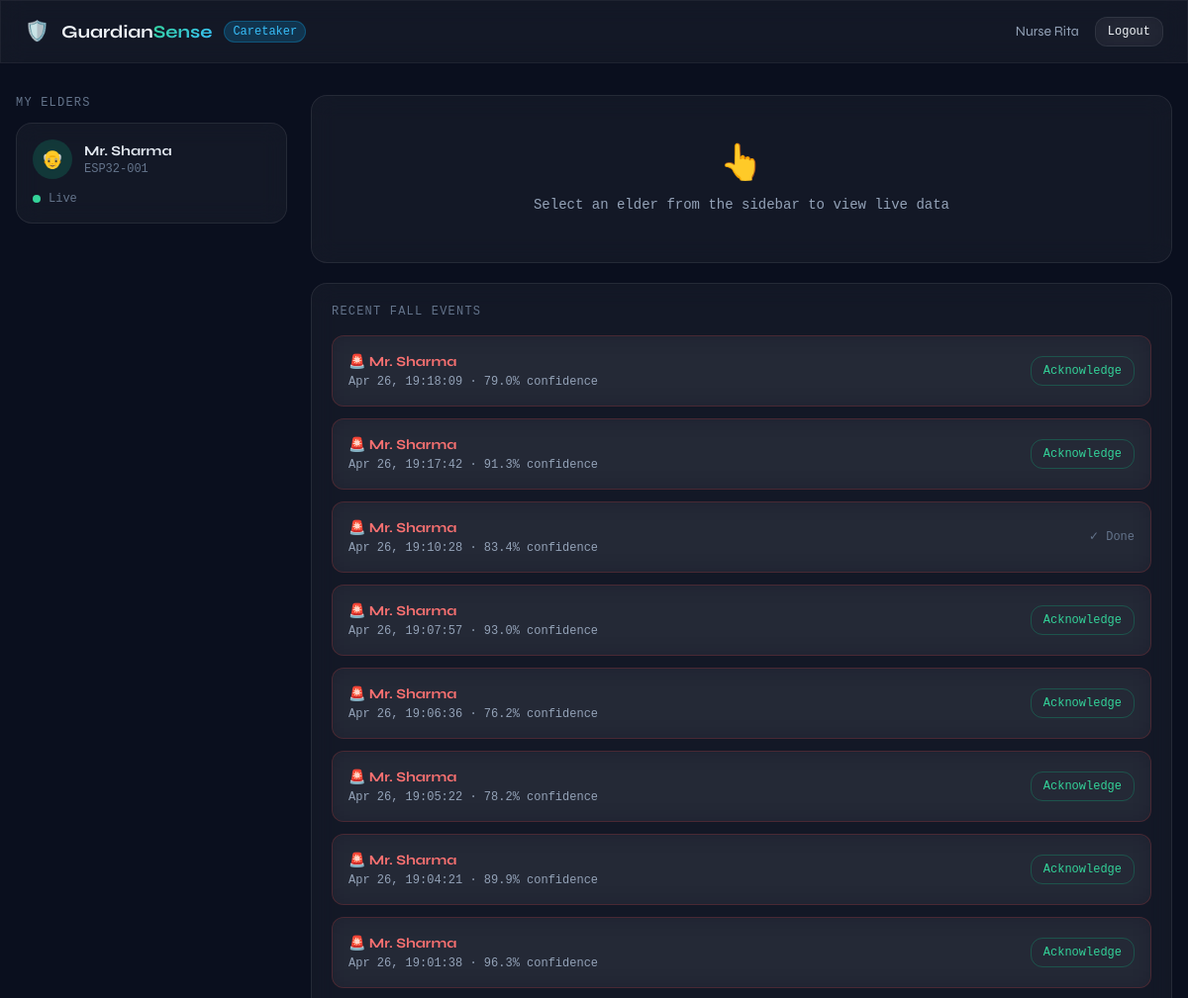
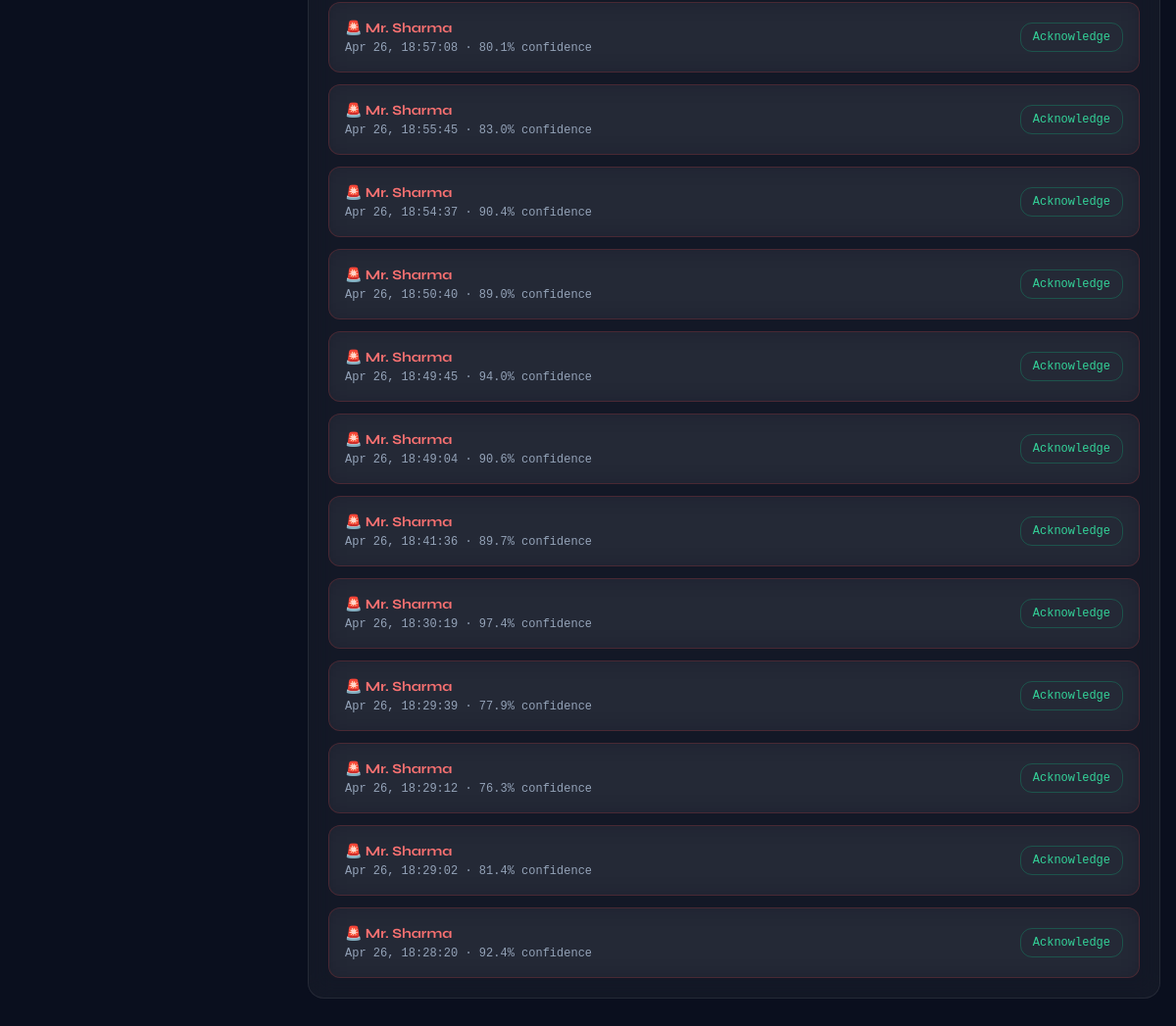
Before: /caretaker (signed in) with the older database file (2 pictures, top to bottom).
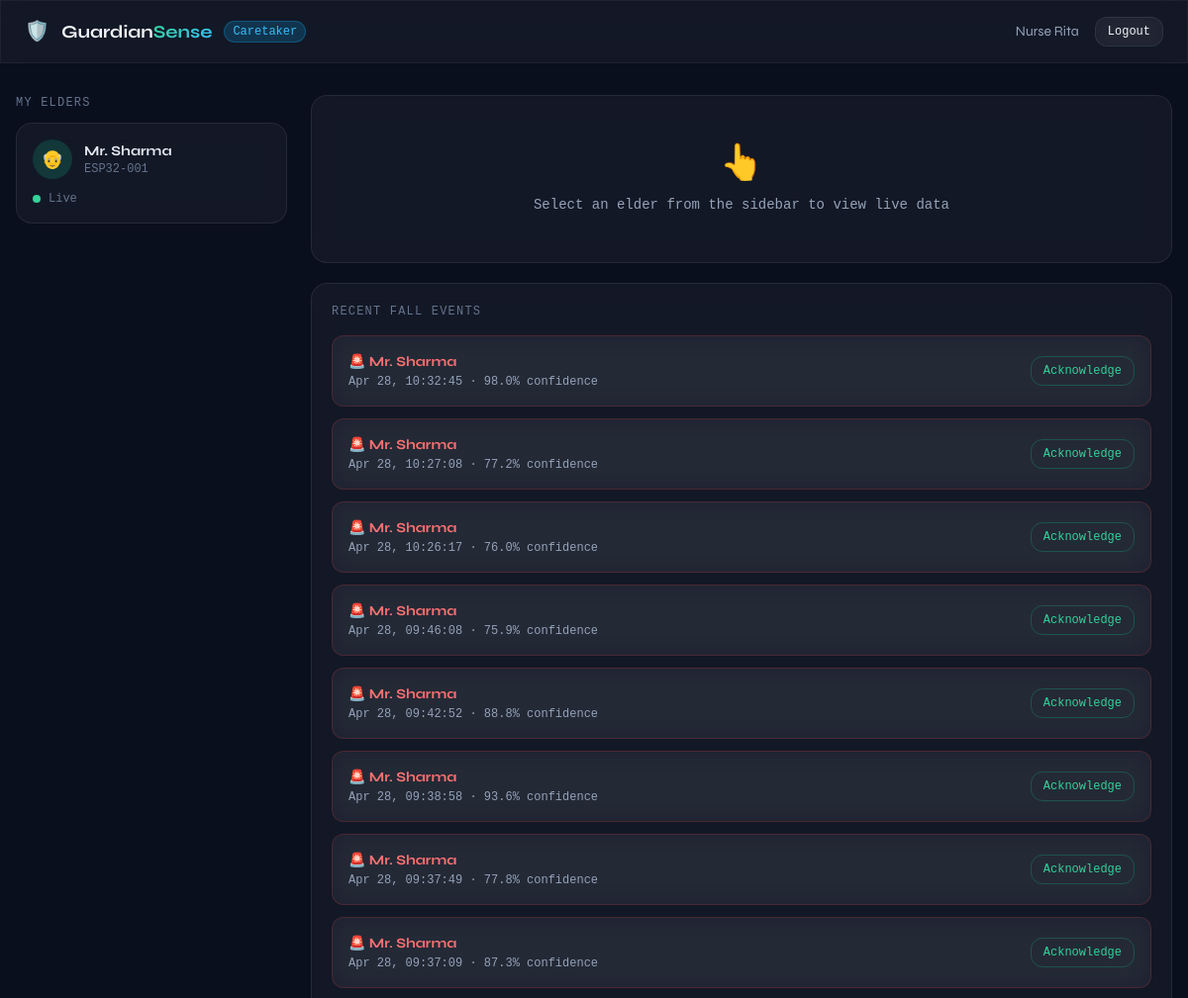
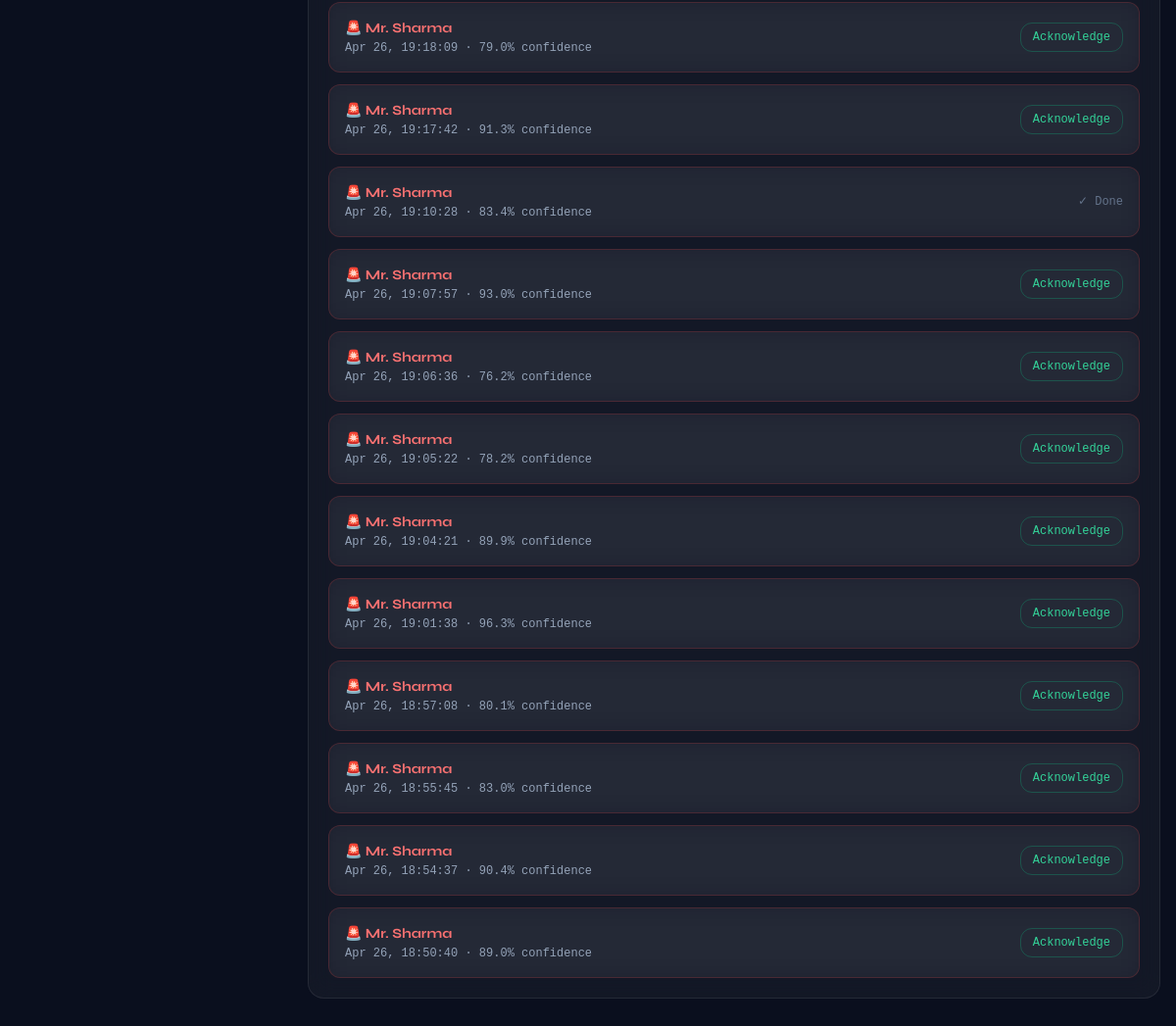
After: the same page with the newer database file (2 pictures, top to bottom).
### app.py (models this page shows)
class User(UserMixin, db.Model):
    id           = db.Column(db.Integer, primary_key=True)
    name         = db.Column(db.String(120), nullable=False)
    email        = db.Column(db.String(120), unique=True, nullable=False)
    password     = db.Column(db.String(200), nullable=False)
    role         = db.Column(db.String(20), nullable=False)   # admin | caretaker | elder
    device_id    = db.Column(db.String(64), nullable=True)    # only for elders
    caretaker_id = db.Column(db.Integer, db.ForeignKey('user.id'), nullable=True)  # elder → caretaker
    created_at   = db.Column(db.DateTime, default=datetime.utcnow)
    elder_charges = db.relationship('User', backref=db.backref('caretaker', remote_side=[id]), lazy='dynamic')
    sensor_logs   = db.relationship('SensorLog', backref='elder', lazy='dynamic', foreign_keys='SensorLog.elder_id')
    fall_events   = db.relationship('FallEvent', backref='elder', lazy='dynamic', foreign_keys='FallEvent.elder_id')

class FallEvent(db.Model):
    id           = db.Column(db.Integer, primary_key=True)
    elder_id     = db.Column(db.Integer, db.ForeignKey('user.id'), nullable=False)
    confidence   = db.Column(db.Float)
    lat          = db.Column(db.Float, nullable=True)
    lng          = db.Column(db.Float, nullable=True)
    acknowledged = db.Column(db.Boolean, default=False)
    ack_by       = db.Column(db.Integer, db.ForeignKey('user.id'), nullable=True)
    ack_at       = db.Column(db.DateTime, nullable=True)
    timestamp    = db.Column(db.DateTime, default=datetime.utcnow)

### app.py (the view)
@app.route('/caretaker')
@login_required
def caretaker_dashboard():
    if current_user.role != 'caretaker':
        return redirect(url_for('home'))
    elders = User.query.filter_by(caretaker_id=current_user.id).all()
    elder_ids = [e.id for e in elders]
    recent_falls = FallEvent.query.filter(
        FallEvent.elder_id.in_(elder_ids)
    ).order_by(FallEvent.timestamp.desc()).limit(20).all()
    notifications = Notification.query.filter_by(
        user_id=current_user.id, read=False
    ).order_by(Notification.created_at.desc()).all()
    return render_template('caretaker.html',
        elders=elders, recent_falls=recent_falls,
        notifications=notifications)

### app.py (called while the page is built)
@login_manager.user_loader
def load_user(user_id):
    return User.query.get(int(user_id))

### templates/caretaker.html (shortened to what this page needs)
<!DOCTYPE html>
<html lang="en">
<head>
  <script src="https://cdn.tailwindcss.com"></script>
</head>
<body class="text-slate-100 min-h-screen">
<nav class="glass border-b border-white/5 px-6 py-4 flex items-center justify-between sticky top-0 z-40">
  <div class="flex items-center gap-3">
    <span class="text-xl">🛡️</span>
    <span class="font-bold text-lg">Guardian<span class="grad-text">Sense</span></span>
    <span class="text-xs font-mono bg-sky-500/20 text-sky-400 border border-sky-500/30 px-2 py-0.5 rounded-full">Caretaker</span>
  </div>
  <div class="flex items-center gap-4">
    <span class="text-sm text-slate-400">{{ current_user.name }}</span>
    <a href="/logout" class="text-xs font-mono glass px-3 py-1.5 rounded-xl hover:bg-white/10 transition-colors">Logout</a>
  </div>
</nav>
<main class="max-w-7xl mx-auto px-4 py-8">
  <div class="grid md:grid-cols-4 gap-6">
    <div class="md:col-span-1 space-y-3">
      <p class="text-xs font-mono text-slate-500 uppercase tracking-widest mb-3">My Elders</p>
      {% for elder in elders %}
      <div class="elder-card glass rounded-2xl p-4 cursor-pointer hover:bg-white/[0.06] transition-all border border-white/8"
           id="elder-card-{{ elder.id }}"
           onclick="selectElder({{ elder.id }}, '{{ elder.name }}')">
        <div class="flex items-center gap-3">
          <div class="w-10 h-10 rounded-full bg-emerald-500/20 flex items-center justify-center text-lg">👴</div>
          <div>
            <p class="text-sm font-bold text-slate-200">{{ elder.name }}</p>
            <p class="text-xs font-mono text-slate-500">{{ elder.device_id or 'No device' }}</p>
          </div>
        </div>
        <div class="flex items-center gap-2 mt-3">
          <div class="w-2 h-2 rounded-full bg-emerald-400 animate-pulse" id="dot-{{ elder.id }}"></div>
          <span class="text-xs font-mono text-slate-500" id="status-{{ elder.id }}">Live</span>
        </div>
      </div>
      {% endfor %}
    </div>
    <div class="md:col-span-3 space-y-5">
      <div id="select-prompt" class="glass rounded-2xl p-12 text-center">
        <p class="text-4xl mb-3">👆</p>
        <p class="text-slate-400 font-mono text-sm">Select an elder from the sidebar to view live data</p>
      </div>
      <div class="glass rounded-2xl p-5">
        <p class="text-xs font-mono text-slate-500 uppercase tracking-widest mb-4">Recent Fall Events</p>
        <div class="space-y-3" id="fall-feed">
          {% for fall in recent_falls %}
          <div class="glass border border-red-500/20 rounded-xl p-4 flex items-center justify-between" id="fall-row-{{ fall.id }}">
            <div>
              <p class="text-sm font-bold text-red-400">🚨 {{ fall.elder.name if fall.elder else 'Unknown' }}</p>
              <p class="text-xs font-mono text-slate-400 mt-0.5">{{ fall.timestamp.strftime('%b %d, %H:%M:%S') }} · {{ fall.confidence }}% confidence</p>
            </div>
            {% if not fall.acknowledged %}
            <button onclick="ackFall({{ fall.id }})" class="text-xs font-mono text-emerald-400 border border-emerald-500/30 px-3 py-1.5 rounded-xl hover:bg-emerald-500/10 transition-colors">
              Acknowledge
            </button>
            {% else %}
            <span class="text-xs font-mono text-slate-500">✓ Done</span>
            {% endif %}
          </div>
          {% endfor %}
        </div>
      </div>
    </div>
  </div>
</main>
</body>
</html>

Changed rows visible on the page:
no longer on this page (row unchanged): FallEvent: elder "Mr. Sharma", timestamp "Apr 26, 18:49:45", confidence "94.0"
no longer on this page (row unchanged): FallEvent: elder "Mr. Sharma", timestamp "Apr 26, 18:49:04", confidence "90.6"
no longer on this page (row unchanged): FallEvent: elder "Mr. Sharma", timestamp "Apr 26, 18:41:36", confidence "89.7"
no longer on this page (row unchanged): FallEvent: elder "Mr. Sharma", timestamp "Apr 26, 18:30:19", confidence "97.4"
no longer on this page (row unchanged): FallEvent: elder "Mr. Sharma", timestamp "Apr 26, 18:29:39", confidence "77.9"
no longer on this page (row unchanged): FallEvent: elder "Mr. Sharma", timestamp "Apr 26, 18:29:12", confidence "76.3"
no longer on this page (row unchanged): FallEvent: elder "Mr. Sharma", timestamp "Apr 26, 18:29:02", confidence "81.4"
no longer on this page (row unchanged): FallEvent: elder "Mr. Sharma", timestamp "Apr 26, 18:28:20", confidence "92.4"
added FallEvent: elder "Mr. Sharma", timestamp "Apr 28, 10:32:45", confidence "98.0"
added FallEvent: elder "Mr. Sharma", timestamp "Apr 28, 10:27:08", confidence "77.2"
added FallEvent: elder "Mr. Sharma", timestamp "Apr 28, 10:26:17", confidence "76.0"
added FallEvent: elder "Mr. Sharma", timestamp "Apr 28, 09:46:08", confidence "75.9"
added FallEvent: elder "Mr. Sharma", timestamp "Apr 28, 09:42:52", confidence "88.8"
added FallEvent: elder "Mr. Sharma", timestamp "Apr 28, 09:38:58", confidence "93.6"
added FallEvent: elder "Mr. Sharma", timestamp "Apr 28, 09:37:49", confidence "77.8"
added FallEvent: elder "Mr. Sharma", timestamp "Apr 28, 09:37:09", confidence "87.3"
